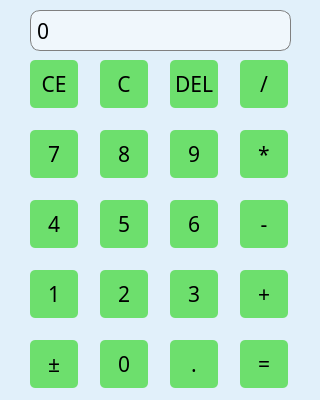
<?xml version="1.0" encoding="UTF-8"?>
<ui version="4.0">
 <class>CalculatorClass</class>
 <widget class="QMainWindow" name="CalculatorClass">
  <property name="geometry">
   <rect>
    <x>0</x>
    <y>0</y>
    <width>320</width>
    <height>400</height>
   </rect>
  </property>
  <property name="windowTitle">
   <string>Calculator</string>
  </property>
  <property name="layoutDirection">
   <enum>Qt::RightToLeft</enum>
  </property>
  <property name="styleSheet">
   <string notr="true">QWidget{border-top-left-radius:15px;border-top-right-radius:5px;background-color: rgb(225, 240, 250);border-radius:20px;}
</string>
  </property>
  <widget class="QWidget" name="centralWidget">
   <widget class="QPushButton" name="pushButton_1">
    <property name="geometry">
     <rect>
      <x>30</x>
      <y>270</y>
      <width>48</width>
      <height>48</height>
     </rect>
    </property>
    <property name="font">
     <font>
      <family>微软雅黑</family>
      <pointsize>16</pointsize>
     </font>
    </property>
    <property name="styleSheet">
     <string notr="true">QPushButton{background:#6DDF6D;border-radius:5px;}QPushButton:hover{background:green;}</string>
    </property>
    <property name="text">
     <string>1</string>
    </property>
   </widget>
   <widget class="QPushButton" name="pushButton_2">
    <property name="geometry">
     <rect>
      <x>100</x>
      <y>270</y>
      <width>48</width>
      <height>48</height>
     </rect>
    </property>
    <property name="font">
     <font>
      <family>微软雅黑</family>
      <pointsize>16</pointsize>
     </font>
    </property>
    <property name="styleSheet">
     <string notr="true">QPushButton{background:#6DDF6D;border-radius:5px;}QPushButton:hover{background:green;}</string>
    </property>
    <property name="text">
     <string>2</string>
    </property>
   </widget>
   <widget class="QPushButton" name="pushButton_3">
    <property name="geometry">
     <rect>
      <x>170</x>
      <y>270</y>
      <width>48</width>
      <height>48</height>
     </rect>
    </property>
    <property name="font">
     <font>
      <family>微软雅黑</family>
      <pointsize>16</pointsize>
     </font>
    </property>
    <property name="styleSheet">
     <string notr="true">QPushButton{background:#6DDF6D;border-radius:5px;}QPushButton:hover{background:green;}</string>
    </property>
    <property name="text">
     <string>3</string>
    </property>
   </widget>
   <widget class="QPushButton" name="pushButton_4">
    <property name="geometry">
     <rect>
      <x>30</x>
      <y>200</y>
      <width>48</width>
      <height>48</height>
     </rect>
    </property>
    <property name="font">
     <font>
      <family>微软雅黑</family>
      <pointsize>16</pointsize>
     </font>
    </property>
    <property name="styleSheet">
     <string notr="true">QPushButton{background:#6DDF6D;border-radius:5px;}QPushButton:hover{background:green;}</string>
    </property>
    <property name="text">
     <string>4</string>
    </property>
   </widget>
   <widget class="QPushButton" name="pushButton_5">
    <property name="geometry">
     <rect>
      <x>100</x>
      <y>200</y>
      <width>48</width>
      <height>48</height>
     </rect>
    </property>
    <property name="font">
     <font>
      <family>微软雅黑</family>
      <pointsize>16</pointsize>
     </font>
    </property>
    <property name="styleSheet">
     <string notr="true">QPushButton{background:#6DDF6D;border-radius:5px;}QPushButton:hover{background:green;}</string>
    </property>
    <property name="text">
     <string>5</string>
    </property>
   </widget>
   <widget class="QPushButton" name="pushButton_6">
    <property name="geometry">
     <rect>
      <x>170</x>
      <y>200</y>
      <width>48</width>
      <height>48</height>
     </rect>
    </property>
    <property name="font">
     <font>
      <family>微软雅黑</family>
      <pointsize>16</pointsize>
     </font>
    </property>
    <property name="styleSheet">
     <string notr="true">QPushButton{background:#6DDF6D;border-radius:5px;}QPushButton:hover{background:green;}</string>
    </property>
    <property name="text">
     <string>6</string>
    </property>
   </widget>
   <widget class="QPushButton" name="pushButton_7">
    <property name="geometry">
     <rect>
      <x>30</x>
      <y>130</y>
      <width>48</width>
      <height>48</height>
     </rect>
    </property>
    <property name="font">
     <font>
      <family>微软雅黑</family>
      <pointsize>16</pointsize>
     </font>
    </property>
    <property name="styleSheet">
     <string notr="true">QPushButton{background:#6DDF6D;border-radius:5px;}QPushButton:hover{background:green;}</string>
    </property>
    <property name="text">
     <string>7</string>
    </property>
   </widget>
   <widget class="QPushButton" name="pushButton_8">
    <property name="geometry">
     <rect>
      <x>100</x>
      <y>130</y>
      <width>48</width>
      <height>48</height>
     </rect>
    </property>
    <property name="font">
     <font>
      <family>微软雅黑</family>
      <pointsize>16</pointsize>
     </font>
    </property>
    <property name="styleSheet">
     <string notr="true">QPushButton{background:#6DDF6D;border-radius:5px;}QPushButton:hover{background:green;}</string>
    </property>
    <property name="text">
     <string>8</string>
    </property>
   </widget>
   <widget class="QPushButton" name="pushButton_9">
    <property name="geometry">
     <rect>
      <x>170</x>
      <y>130</y>
      <width>48</width>
      <height>48</height>
     </rect>
    </property>
    <property name="font">
     <font>
      <family>微软雅黑</family>
      <pointsize>16</pointsize>
     </font>
    </property>
    <property name="styleSheet">
     <string notr="true">QPushButton{background:#6DDF6D;border-radius:5px;}QPushButton:hover{background:green;}</string>
    </property>
    <property name="text">
     <string>9</string>
    </property>
   </widget>
   <widget class="QPushButton" name="pushButton_10">
    <property name="geometry">
     <rect>
      <x>100</x>
      <y>340</y>
      <width>48</width>
      <height>48</height>
     </rect>
    </property>
    <property name="font">
     <font>
      <family>微软雅黑</family>
      <pointsize>16</pointsize>
     </font>
    </property>
    <property name="styleSheet">
     <string notr="true">QPushButton{background:#6DDF6D;border-radius:5px;}QPushButton:hover{background:green;}</string>
    </property>
    <property name="text">
     <string>0</string>
    </property>
   </widget>
   <widget class="QPushButton" name="pushButton_11">
    <property name="geometry">
     <rect>
      <x>170</x>
      <y>340</y>
      <width>48</width>
      <height>48</height>
     </rect>
    </property>
    <property name="font">
     <font>
      <family>微软雅黑</family>
      <pointsize>16</pointsize>
     </font>
    </property>
    <property name="styleSheet">
     <string notr="true">QPushButton{background:#6DDF6D;border-radius:5px;}QPushButton:hover{background:green;}</string>
    </property>
    <property name="text">
     <string>.</string>
    </property>
   </widget>
   <widget class="QPushButton" name="pushButton_12">
    <property name="geometry">
     <rect>
      <x>240</x>
      <y>270</y>
      <width>48</width>
      <height>48</height>
     </rect>
    </property>
    <property name="font">
     <font>
      <family>微软雅黑</family>
      <pointsize>16</pointsize>
     </font>
    </property>
    <property name="styleSheet">
     <string notr="true">QPushButton{background:#6DDF6D;border-radius:5px;}QPushButton:hover{background:green;}</string>
    </property>
    <property name="text">
     <string>+</string>
    </property>
   </widget>
   <widget class="QPushButton" name="pushButton_13">
    <property name="geometry">
     <rect>
      <x>240</x>
      <y>200</y>
      <width>48</width>
      <height>48</height>
     </rect>
    </property>
    <property name="font">
     <font>
      <family>微软雅黑</family>
      <pointsize>16</pointsize>
     </font>
    </property>
    <property name="styleSheet">
     <string notr="true">QPushButton{background:#6DDF6D;border-radius:5px;}QPushButton:hover{background:green;}</string>
    </property>
    <property name="text">
     <string>-</string>
    </property>
   </widget>
   <widget class="QPushButton" name="pushButton_14">
    <property name="geometry">
     <rect>
      <x>240</x>
      <y>130</y>
      <width>48</width>
      <height>48</height>
     </rect>
    </property>
    <property name="font">
     <font>
      <family>微软雅黑</family>
      <pointsize>16</pointsize>
     </font>
    </property>
    <property name="styleSheet">
     <string notr="true">QPushButton{background:#6DDF6D;border-radius:5px;}QPushButton:hover{background:green;}</string>
    </property>
    <property name="text">
     <string>*</string>
    </property>
   </widget>
   <widget class="QPushButton" name="pushButton_15">
    <property name="geometry">
     <rect>
      <x>240</x>
      <y>60</y>
      <width>48</width>
      <height>48</height>
     </rect>
    </property>
    <property name="font">
     <font>
      <family>微软雅黑</family>
      <pointsize>16</pointsize>
     </font>
    </property>
    <property name="styleSheet">
     <string notr="true">QPushButton{background:#6DDF6D;border-radius:5px;}QPushButton:hover{background:green;}</string>
    </property>
    <property name="text">
     <string>/</string>
    </property>
   </widget>
   <widget class="QPushButton" name="pushButton_16">
    <property name="geometry">
     <rect>
      <x>240</x>
      <y>340</y>
      <width>48</width>
      <height>48</height>
     </rect>
    </property>
    <property name="font">
     <font>
      <family>微软雅黑</family>
      <pointsize>16</pointsize>
     </font>
    </property>
    <property name="styleSheet">
     <string notr="true">QPushButton{background:#6DDF6D;border-radius:5px;}QPushButton:hover{background:green;}</string>
    </property>
    <property name="text">
     <string>=</string>
    </property>
   </widget>
   <widget class="QLineEdit" name="lineEdit">
    <property name="geometry">
     <rect>
      <x>30</x>
      <y>10</y>
      <width>261</width>
      <height>41</height>
     </rect>
    </property>
    <property name="font">
     <font>
      <family>微软雅黑</family>
      <pointsize>16</pointsize>
     </font>
    </property>
    <property name="styleSheet">
     <string notr="true">QLineEdit{
        border:1px solid gray;
        width:300px;
        border-radius:10px;
        padding:2px 4px;
		background-color: rgba(255, 255, 255, 0.5);
}</string>
    </property>
    <property name="text">
     <string>0</string>
    </property>
    <property name="readOnly">
     <bool>true</bool>
    </property>
   </widget>
   <widget class="QPushButton" name="pushButton_17">
    <property name="geometry">
     <rect>
      <x>30</x>
      <y>340</y>
      <width>48</width>
      <height>48</height>
     </rect>
    </property>
    <property name="font">
     <font>
      <family>微软雅黑</family>
      <pointsize>16</pointsize>
     </font>
    </property>
    <property name="styleSheet">
     <string notr="true">QPushButton{background:#6DDF6D;border-radius:5px;}QPushButton:hover{background:green;}</string>
    </property>
    <property name="text">
     <string>±</string>
    </property>
   </widget>
   <widget class="QPushButton" name="pushButton_18">
    <property name="geometry">
     <rect>
      <x>170</x>
      <y>60</y>
      <width>48</width>
      <height>48</height>
     </rect>
    </property>
    <property name="font">
     <font>
      <family>微软雅黑</family>
      <pointsize>16</pointsize>
     </font>
    </property>
    <property name="styleSheet">
     <string notr="true">QPushButton{background:#6DDF6D;border-radius:5px;}QPushButton:hover{background:green;}</string>
    </property>
    <property name="text">
     <string>DEL</string>
    </property>
   </widget>
   <widget class="QPushButton" name="pushButton_19">
    <property name="geometry">
     <rect>
      <x>100</x>
      <y>60</y>
      <width>48</width>
      <height>48</height>
     </rect>
    </property>
    <property name="font">
     <font>
      <family>微软雅黑</family>
      <pointsize>16</pointsize>
     </font>
    </property>
    <property name="styleSheet">
     <string notr="true">QPushButton{background:#6DDF6D;border-radius:5px;}QPushButton:hover{background:green;}</string>
    </property>
    <property name="text">
     <string>C</string>
    </property>
   </widget>
   <widget class="QPushButton" name="pushButton_20">
    <property name="geometry">
     <rect>
      <x>30</x>
      <y>60</y>
      <width>48</width>
      <height>48</height>
     </rect>
    </property>
    <property name="font">
     <font>
      <family>微软雅黑</family>
      <pointsize>16</pointsize>
     </font>
    </property>
    <property name="styleSheet">
     <string notr="true">QPushButton{background:#6DDF6D;border-radius:5px;}QPushButton:hover{background:green;}</string>
    </property>
    <property name="text">
     <string>CE</string>
    </property>
   </widget>
  </widget>
 </widget>
 <layoutdefault spacing="6" margin="11"/>
 <resources>
  <include location="calculator.qrc"/>
 </resources>
 <connections/>
</ui>
